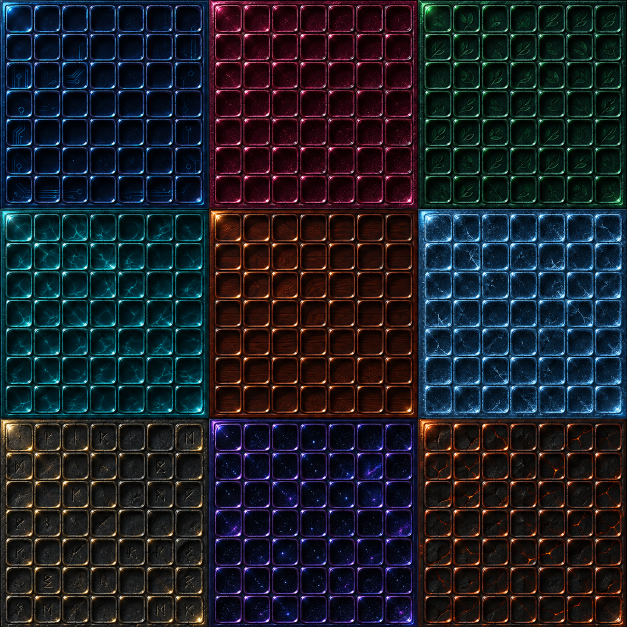
#> input picture src/assets/images/board-materials.png, 1254 x 1254 px, given in place of epic-blast-logo-concept.png, which was not available (shown at 1/2 size)
$ python generate_icons.py
#> lines starting #> are read from the running program, lines starting #| are printed output that depends on the picture; pictures that were not available may be replaced by others from this repository, and a replacement may not be noted
"""Builds the PWA icons, favicon and manifest screenshots in public/ from the current game art.

Run from the repository root:  python tools/generate_icons.py

Sources: the in-game logo (src/assets/branding), the block jewel (src/assets/images)
and the real gameplay captures in marketing/gameplay/.
"""
import os
from PIL import Image, ImageChops, ImageDraw, ImageFilter

PUBLIC = "public"
BG = (12, 13, 20)  # manifest background_color / theme_color #0c0d14
GRID = (24, 26, 44)
SCREENSHOTS = ["neon-arcade-combo16", "cosmic-overdrive-combo8", "neon-arcade-combo10-blast"]

os.makedirs(f"{PUBLIC}/icons", exist_ok=True)
os.makedirs(f"{PUBLIC}/screenshots", exist_ok=True)

logo = Image.open("src/assets/branding/epic-blast-logo-concept.png").convert("RGBA")
# Trim to the visible artwork (keep the soft glow edge).
logo = logo.crop(logo.getchannel("A").point(lambda a: 255 if a > 40 else 0).getbbox())

def background(n):
    """Dark board grid with the purple/blue neon glow of the game backdrop."""
#> called with n = 512
    im = Image.new("RGB", (n, n), BG)
    d = ImageDraw.Draw(im)
    step, width = n / 8, max(1, n // 256)
    for i in range(1, 8):
        p = round(i * step)
        d.line([(p, 0), (p, n)], fill=GRID, width=width)
        d.line([(0, p), (n, p)], fill=GRID, width=width)
    glow = Image.new("RGB", (n, n))
#> glow: PIL image 512x512 RGB; every value is 0
    g = ImageDraw.Draw(glow)
    g.ellipse([n * .05, n * .15, n * .95, n * .85], fill=(120, 30, 150))
    g.ellipse([n * .25, n * .35, n * .75, n * .65], fill=(40, 110, 200))
    return ImageChops.add(im, glow.filter(ImageFilter.GaussianBlur(n * .16)))

def icon(n, scale):
    """scale = logo width relative to the icon; maskable icons keep it inside the 80% safe zone."""
    im = background(n).convert("RGBA")
#> im: PIL image 512x512 RGBA
    w = round(n * scale)
    h = round(logo.height * w / logo.width)
#> h = 471
    im.alpha_composite(logo.resize((w, h), Image.LANCZOS), ((n - w) // 2, (n - h) // 2))
    return im.convert("RGB")

icon(512, .92).save(f"{PUBLIC}/icons/icon-512.png", optimize=True)
icon(192, .92).save(f"{PUBLIC}/icons/icon-192.png", optimize=True)
#> in background (call 2), `glow = Image.new("RGB", (n, n))`: glow: PIL image 192x192 RGB; every value is 0
icon(180, .9).save(f"{PUBLIC}/icons/icon-180.png", optimize=True)
#> call 3 of icon, with n = 180, scale = 0.9
#> call 3 of background, with n = 180
#> in background (call 3), `glow = Image.new("RGB", (n, n))`: glow: PIL image 180x180 RGB; every value is 0
#> in background (call 3), `return ImageChops.add(im, glow.filter(ImageFilter.GaussianBlur(n * .16..`:
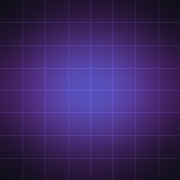
#> returned value: PIL image 180x180 RGB; mean R, G, B 59.5, 37.8, 98.3
#> in icon (call 3), `im.alpha_composite(logo.resize((w, h), Image.LANCZOS), ((n - w) // 2, ..`:
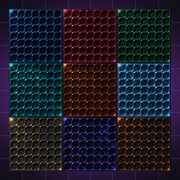
#> im: PIL image 180x180 RGBA; mean R, G, B, A 29.9, 29, 40.9, 255
icon(512, .76).save(f"{PUBLIC}/icons/icon-maskable-512.png", optimize=True)
#> call 4 of icon, with n = 512, scale = 0.76
#> in icon (call 4), `im.alpha_composite(logo.resize((w, h), Image.LANCZOS), ((n - w) // 2, ..`:
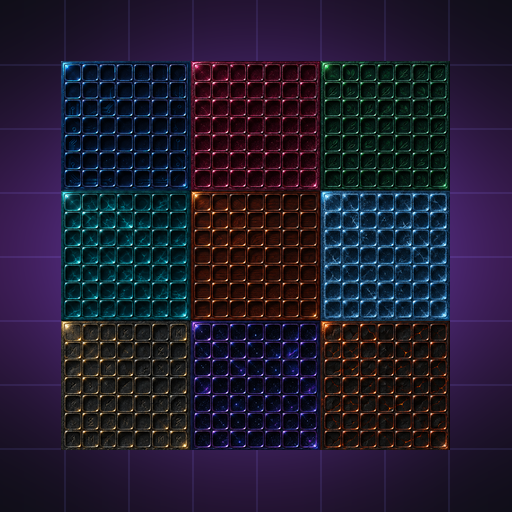
#> im: PIL image 512x512 RGBA; mean R, G, B, A 33.4, 27.3, 47, 255

# The full logo is unreadable at 16-32 px, so the favicon is a single game block.
jewel = Image.open("src/assets/images/neon-jewel.png").convert("RGBA")
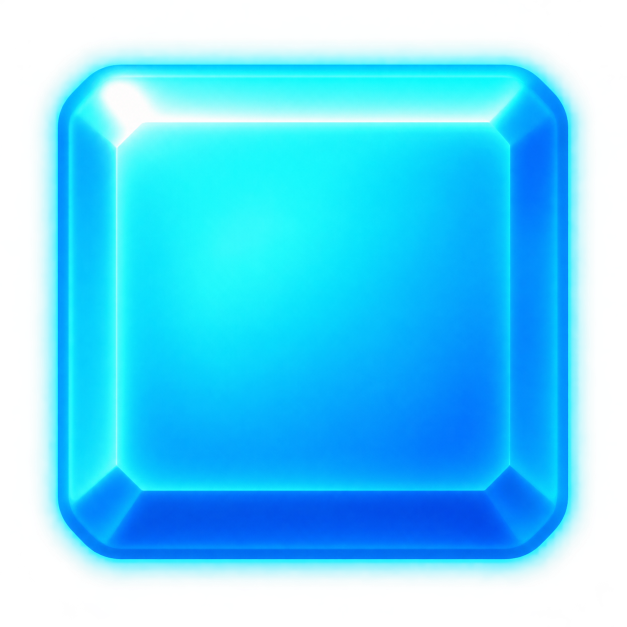
#> input picture src/assets/images/neon-jewel.png, 1254 x 1254 px, found by its file name (shown at 1/2 size)
#> jewel is the input picture: PIL image 1254x1254 RGBA; mean R, G, B, A 21.5, 166.4, 207.3, 170.3
jewel = jewel.crop(jewel.getchannel("A").point(lambda a: 255 if a > 24 else 0).getbbox())
#> jewel: PIL image 1100x1069 RGBA
jewel.thumbnail((256, 256), Image.LANCZOS)
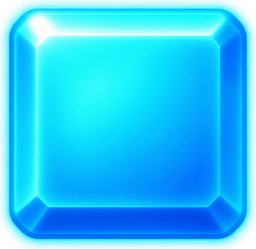
#> jewel: PIL image 256x249 RGBA; mean R, G, B, A 25.9, 193.8, 246.9, 227.2; transparent parts drawn white
fav = Image.new("RGBA", (256, 256))
#> fav: PIL image 256x256 RGBA; every value is 0
fav.alpha_composite(jewel, ((256 - jewel.width) // 2, (256 - jewel.height) // 2))
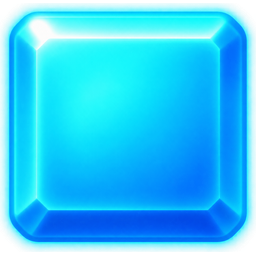
#> fav: PIL image 256x256 RGBA; mean R, G, B, A 25.2, 188.5, 240.1, 221; transparent parts drawn white
fav.save(f"{PUBLIC}/favicon.ico", sizes=[(16, 16), (32, 32), (48, 48)])

# Install-dialog screenshots (portrait, 430x900 CSS px @2x). WebP keeps the precache small.
for name in SCREENSHOTS:
    Image.open(f"marketing/gameplay/{name}.png").convert("RGB").save(
        f"{PUBLIC}/screenshots/{name}.webp", quality=74, method=6)
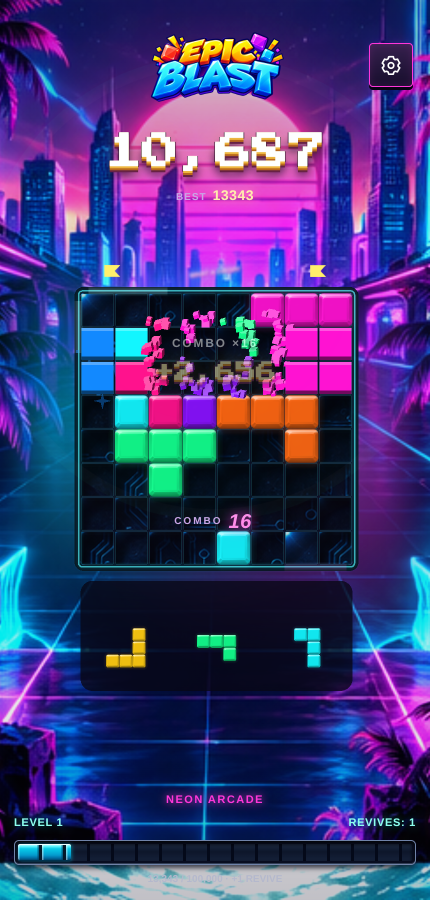
#> input picture marketing/gameplay/neon-arcade-combo16.png, 860 x 1800 px, found by its file name (shown at 1/2 size)
